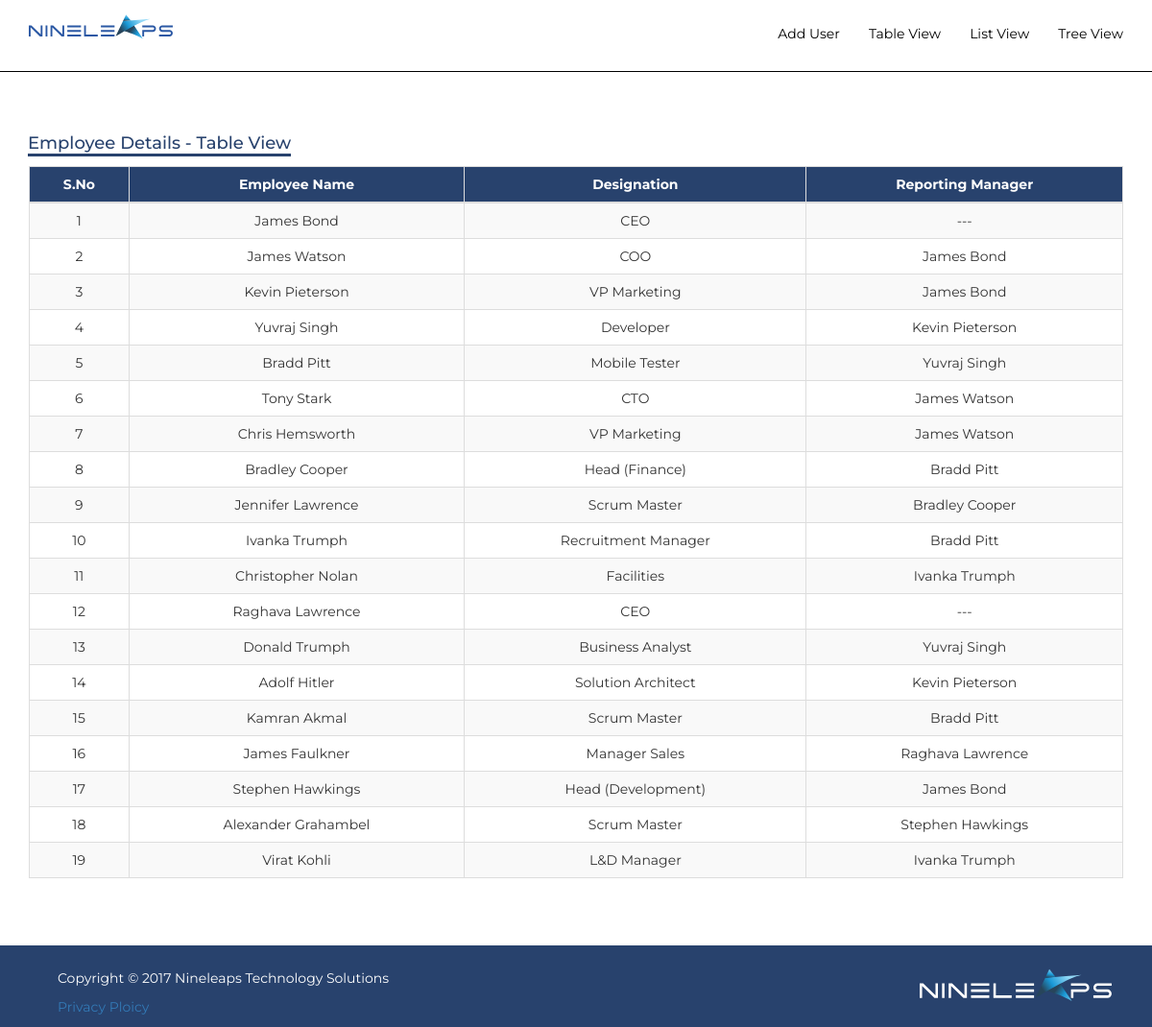
The page /table_view.php on the database its author committed.
### tables this page shows
CREATE TABLE `nineleaps_data_table` (
  `s_no` int(11) NOT NULL,
  `employee_name` varchar(30) NOT NULL,
  `designation` varchar(30) NOT NULL,
  `reporting_manager` varchar(30) DEFAULT NULL
);

### load_employee_details.php (called while the page is built, shortened)
<?php
    function getRows(){
        $servername = "localhost";
        $username = "root";
        $password = "";
        $dbname = "nineleaps_db";
        $conn = new mysqli($servername, $username, $password, $dbname);
        $response = array();
        $sql = "SELECT * FROM `nineleaps_data_table` ORDER BY `s_no` ASC";
        $result = $conn->query($sql);
        if ($result->num_rows > 0) {
            while($row = $result->fetch_assoc()) {
                $response[] = $row;
            }
            return $response;
        } else {
            return "No Records Found";
        }
    }
?>

### table_view.php (the view, shortened to what this page needs)
<?php
    require_once('load_employee_details.php');
    $result = getRows();
  ?>
<!DOCTYPE html>
<html lang="en">
<head>
  <link rel="stylesheet" href="https://maxcdn.bootstrapcdn.com/bootstrap/3.3.7/css/bootstrap.min.css">
  <link rel="stylesheet" href="css/homepage.css">
</head>
<body>
	<nav class="navbar navbar-inverse navbarNavTag navbar-fixed-top" style="border-color: #000000;">
	  <div class="container">
	    <div class="navbar-header">
	      <a class="navbar-brand" href="index.php"><img src="img/logo.svg" alt="company logo" class="logoClass"></a>
	    </div>
	    <div class="collapse navbar-collapse" id="myNavbar">
	      <ul class="nav navbar-nav navbar-right navUl">
	      <li><a href="add_user.php" class="navAnchor">Add User</a></li>
          <li><a href="table_view.php" class="navAnchor">Table View</a></li>
          <li><a href="list_view.php" class="navAnchor">List View</a></li>
          <li><a href="#" class="navAnchor">Tree View</a></li>
	      </ul>
	    </div>
	  </div>
	</nav>
	 <section class="section_class">
		<div class="container">
    <div class="row">
          <h4 style="width: fit-content; color: #28426d; text-align: left; margin-left: 14px; border-bottom: solid;">Employee Details - Table View</h4>
    </div>
		  <table class="table table-bordered table-hover table-striped table-inverse" style="text-align: center;">
    <thead class="thead-dark" style="background-color: #28426d;">
      <tr>
        <th style="text-align: center; color: #ffffff;">S.No</th>
        <th style="text-align: center; color: #ffffff;">Employee Name</th>
        <th style="text-align: center; color: #ffffff;">Designation</th>
        <th style="text-align: center; color: #ffffff;">Reporting Manager</th>
      </tr>
    </thead>
    <tbody>
    <?php
    if($result!="No Records Found"){
      foreach($result as $row){ ?>
          <tr>
            <td><?php echo $row['s_no']; ?></td>
            <td><?php echo $row['employee_name']; ?></td>
            <td><?php echo $row['designation']; ?></td>
            <td><?php
            if($row['reporting_manager']!=null)
              echo $row['reporting_manager'];
            else
              echo "---";
             ?></td>
          </tr>
   <?php
     }
      }
    ?>
    </tbody>
  </table>
		</div>
	</section>
  <footer style="width: 100%; height: 85px; background-color: #28426d; padding-top: 24px;">
    <div class="row">
      <div class="col-md-5" style="margin-left: 60px;">
        <p style="color: #ffffff">Copyright © 2017 Nineleaps Technology Solutions</p>
        <p style="color: #c1c1c1"><a href="https://www.nineleaps.com/privacy-policy">Privacy Ploicy</a></p>
      </div>
      <div class="col-md-6"><a href="#"><img src="img/nineleaps-logo-footer.svg" alt="company logo" style="width: 200px; height: 35px; float: right;"></a></div>
    </div>
</footer>
</body>
</html>

### css/homepage.css (style rules this page uses)
.section_class { margin-top: 80px; padding: 50px 0; }
body { font-family: 'Montserrat', sans-serif; }
.navbarNavTag { background-color: #ffffff; border-color: #ffffff; height: 75px; }
.logoClass { max-width: 150px; max-height: 180px; }
.navAnchor { font-color: #404040; }
.navUl { margin-top: 10px; }
.navbar-inverse .navbar-nav>li>a { color: #000000; }

### rows shown on the page
nineleaps_data_table: s_no "1", employee_name "James Bond", designation "CEO"
nineleaps_data_table: s_no "2", employee_name "James Watson", designation "COO", reporting_manager "James Bond"
nineleaps_data_table: s_no "3", employee_name "Kevin Pieterson", designation "VP Marketing", reporting_manager "James Bond"
nineleaps_data_table: s_no "4", employee_name "Yuvraj Singh", designation "Developer", reporting_manager "Kevin Pieterson"
nineleaps_data_table: s_no "5", employee_name "Bradd Pitt", designation "Mobile Tester", reporting_manager "Yuvraj Singh"
nineleaps_data_table: s_no "6", employee_name "Tony Stark", designation "CTO", reporting_manager "James Watson"
nineleaps_data_table: s_no "7", employee_name "Chris Hemsworth", designation "VP Marketing", reporting_manager "James Watson"
nineleaps_data_table: s_no "8", employee_name "Bradley Cooper", designation "Head (Finance)", reporting_manager "Bradd Pitt"
nineleaps_data_table: s_no "9", employee_name "Jennifer Lawrence", designation "Scrum Master", reporting_manager "Bradley Cooper"
nineleaps_data_table: s_no "10", employee_name "Ivanka Trumph", designation "Recruitment Manager", reporting_manager "Bradd Pitt"
nineleaps_data_table: s_no "11", employee_name "Christopher Nolan", designation "Facilities", reporting_manager "Ivanka Trumph"
nineleaps_data_table: s_no "12", employee_name "Raghava Lawrence", designation "CEO"
nineleaps_data_table: s_no "13", employee_name "Donald Trumph", designation "Business Analyst", reporting_manager "Yuvraj Singh"
nineleaps_data_table: s_no "14", employee_name "Adolf Hitler", designation "Solution Architect", reporting_manager "Kevin Pieterson"
nineleaps_data_table: s_no "15", employee_name "Kamran Akmal", designation "Scrum Master", reporting_manager "Bradd Pitt"
nineleaps_data_table: s_no "16", employee_name "James Faulkner", designation "Manager Sales", reporting_manager "Raghava Lawrence"
nineleaps_data_table: s_no "17", employee_name "Stephen Hawkings", designation "Head (Development)", reporting_manager "James Bond"
nineleaps_data_table: s_no "18", employee_name "Alexander Grahambel", designation "Scrum Master", reporting_manager "Stephen Hawkings"
nineleaps_data_table: s_no "19", employee_name "Virat Kohli", designation "L&D Manager", reporting_manager "Ivanka Trumph"
